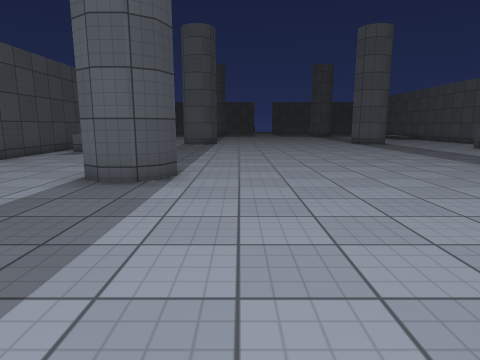
view 1 (above)

16 first-person views from a walk through a scene from a Unity 3-D project. The camera is 1.2 m above the floor, tilts 10° down and sees 75° across. The floor is counted in squares, 1 m on a side. Each view is taken from the middle of a square. On the plan, view 1 faces up. The plan holds only what a view shows up to about 13 squares ahead; the rest is blank. The place goes on beyond the plan. The player is left out. Some animated figures are left out. Surface patterns are stand-ins for the level's own textures.

view 2
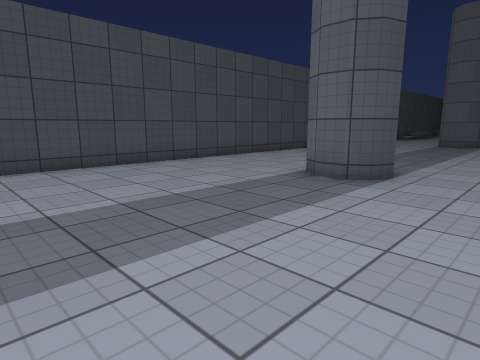

view 3
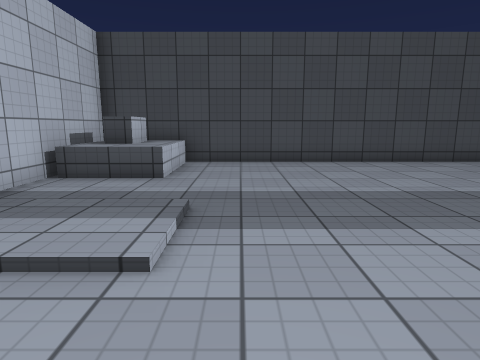

view 4
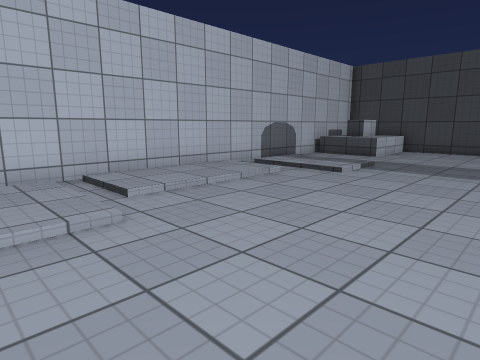

view 5
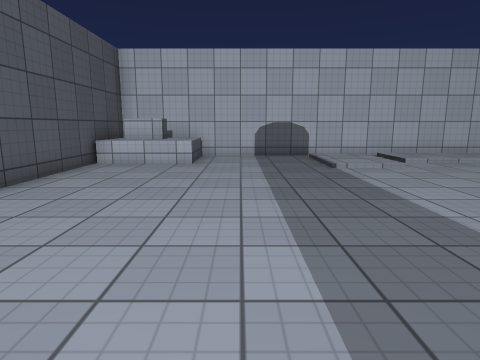

view 6
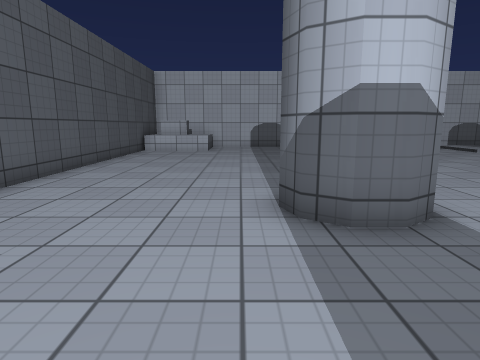

view 7
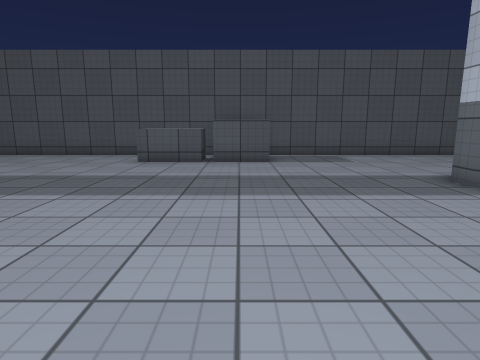

view 8
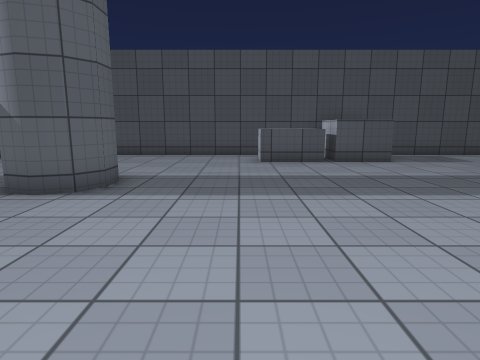

view 9
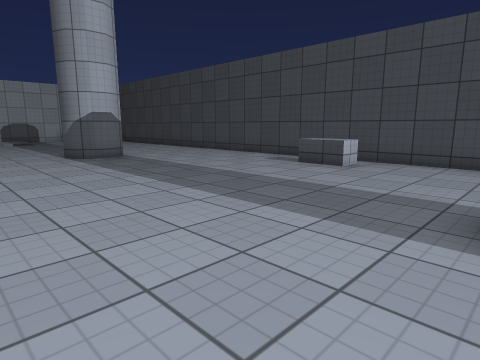

view 10
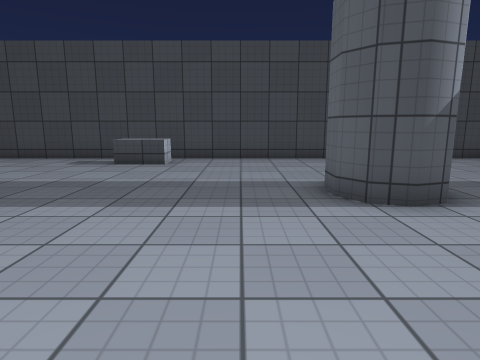

view 11
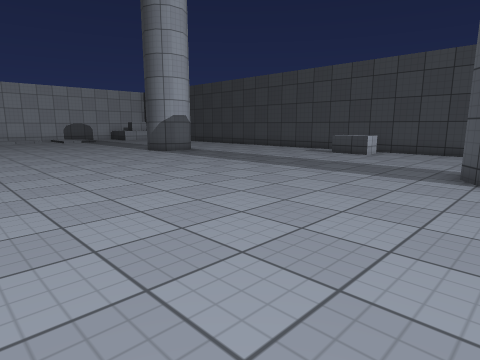

view 12
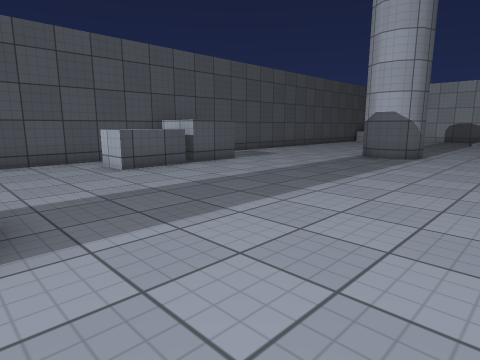

view 13
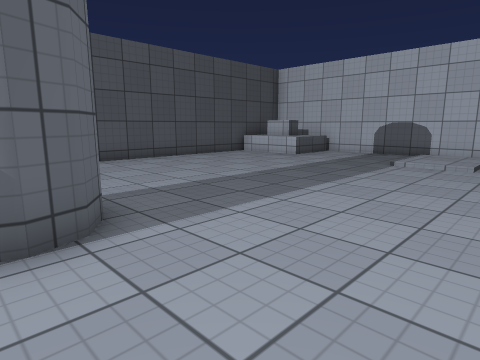

view 14
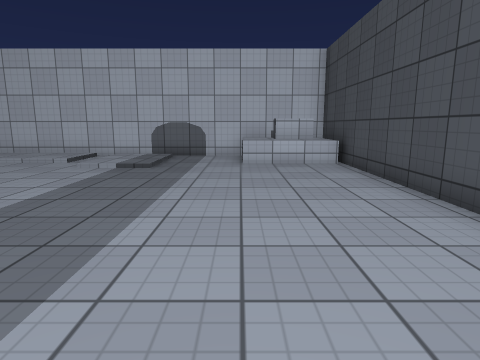

view 15
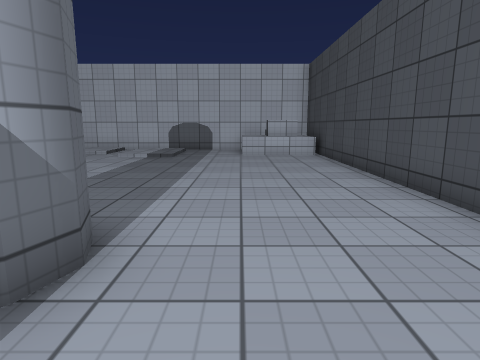

view 16
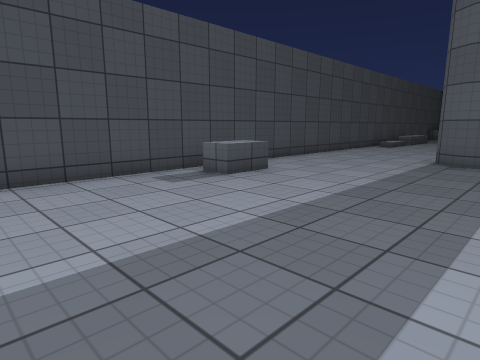

### Floor plan
Key: @ floor where view 1 was taken; # wall or solid block; . main floor; : floor 0.25 m higher than the main floor; / step, stairs or slope; ^ raised ledge.
Columns run from 9 left of view 1 to 15 right of it. Each row starts with its distance up from view 1.
 21 #.....##.. ... ..#   ...#
 20 #.....##.........##.....#
 19 #.......................#
 18 #.......................#
 17 #.......................#
 16 #....................^^.#
 15 #.^..................^^.#
 14 #.^...................^^#
 13 #....................^  #
 12 #.....................^^#
 11 #.......................#
 10 #.......................#
  9 #.......................#
  8 #.....##.........##.....#
  7 #.....##.........##.....#
  6 #.......................#
  5 #.......................#
  4 #.......................#
  3 #.......................#
  2 #.......................#
  1 #.......................#
  0 #........@..............#
 -1 #.......................#
 -2 #......::......::.......#
 -3 ##^^^..::.////.::....^^^#
 -4  #^^^..::.::::.::....^^^#
 -5  #^^^..//.////.//....^^ #
 -6  ########################

Where each view was taken, in squares from view 1:
view 1: 0 up, 0 right, facing up
view 2: 0 up, 1 right, facing up-left
view 3: 1 down, 2 right, facing left
view 4: 2 up, 7 right, facing down-left
view 5: 7 up, 10 right, facing down
view 6: 12 up, 10 right, facing down
view 7: 13 up, 2 right, facing right
view 8: 17 up, 2 right, facing right
view 9: 20 up, 2 right, facing down-left
view 10: 18 up, 3 right, facing left
view 11: 21 up, 6 right, facing down-left
view 12: 20 up, 4 right, facing down-right
view 13: 8 up, 4 right, facing down-right
view 14: 7 up, 5 left, facing down
view 15: 10 up, 5 left, facing down
view 16: 9 up, 1 left, facing up-left
